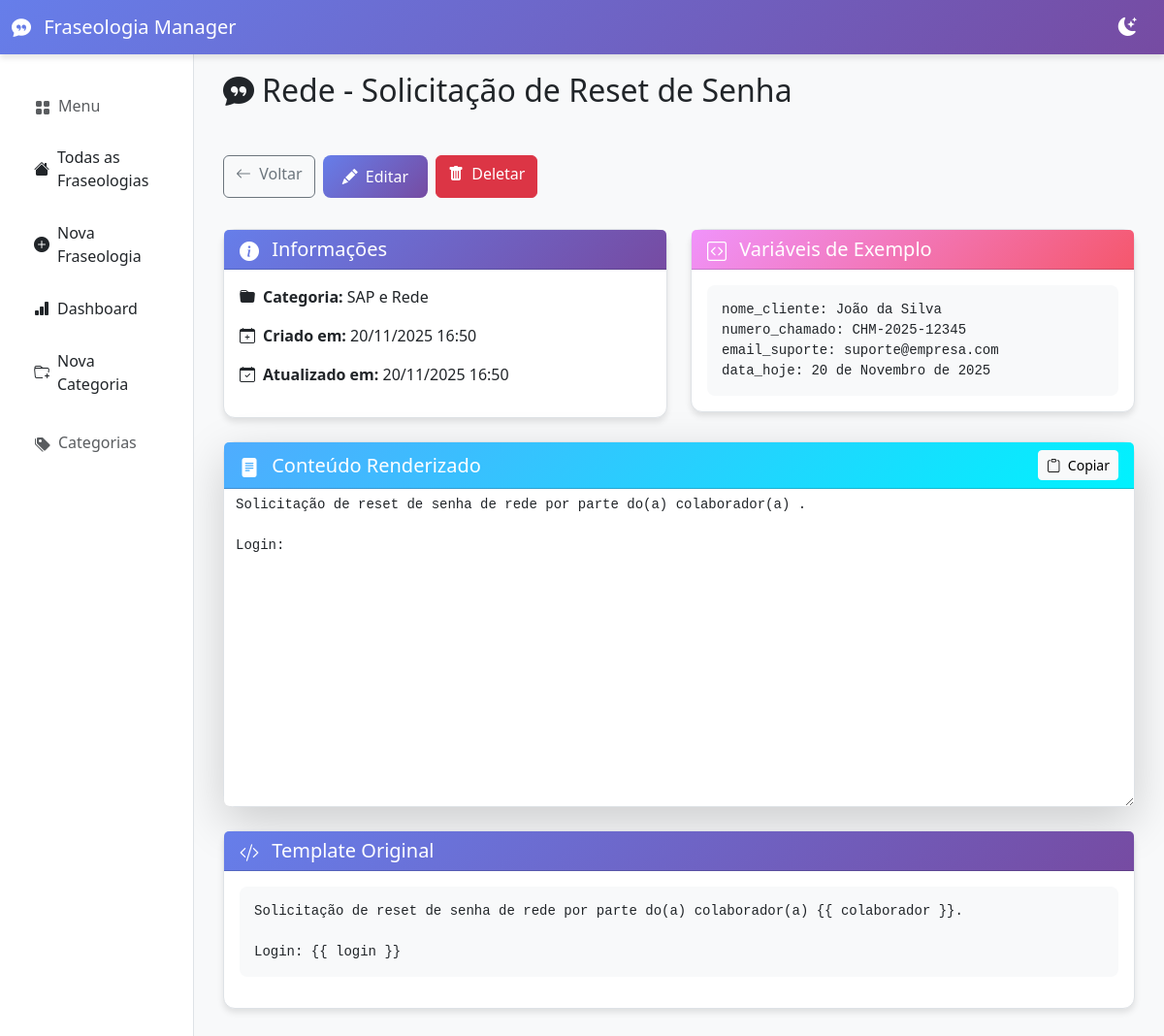
Screenshot of /fraseologia/8/ with the database file from the repository.
### frases/models.py (models this page shows, shortened)
class Fraseologia(models.Model):
    titulo = models.CharField(max_length=200, unique=True, verbose_name="Título da Fraseologia")
    categoria = models.ForeignKey(Categoria, on_delete=models.CASCADE, verbose_name="Categoria")
    conteudo_template = models.TextField(verbose_name="Conteúdo do Template")
    data_criacao = models.DateTimeField(auto_now_add=True, verbose_name="Data de Criação")
    data_atualizacao = models.DateTimeField(auto_now=True, verbose_name="Última Atualização")
    class Meta:
        verbose_name = "Fraseologia"
        verbose_name_plural = "Fraseologias"
        ordering = ["titulo"]

class Categoria(models.Model):
    nome = models.CharField(max_length=100, unique=True, verbose_name="Nome da Categoria")
    class Meta:
        verbose_name = "Categoria"
        verbose_name_plural = "Categorias"

### frases/views.py (the view)
# urls.py: path('fraseologia/<int:pk>/', views.detalhe_fraseologia, name='detalhe_fraseologia'),
def detalhe_fraseologia(request, pk):
    fraseologia = get_object_or_404(Fraseologia, pk=pk)
    template_content = fraseologia.conteudo_template
    exemplo_contexto = {
        'nome_cliente': 'João da Silva',
        'numero_chamado': 'CHM-2025-12345',
        'email_suporte': 'suporte@empresa.com',
        'data_hoje': '20 de Novembro de 2025',
    }
    try:
        template = Template(template_content)
        rendered_content = template.render(Context(exemplo_contexto))
    except Exception as e:
        rendered_content = f"Erro ao renderizar template: {str(e)}"
    context = {
        'fraseologia': fraseologia,
        'titulo': fraseologia.titulo,
        'rendered_content': rendered_content,
        'exemplo_contexto': exemplo_contexto,
    }
    return render(request, 'frases/detalhe_fraseologia.html', context)

### frases/templates/frases/detalhe_fraseologia.html (shortened to what this page needs)
{% extends "base.html" %}
{% block page_title %}
    <i class="bi bi-chat-quote-fill me-2"></i>{{ fraseologia.titulo }}
{% endblock %}
{% block content %}
    <div class="row fade-in">
        <div class="col-md-12 mb-3">
            <div class="d-flex gap-2 mb-3">
                <a href="{% url 'frases:lista_fraseologias' %}" class="btn btn-outline-secondary">
                    <i class="bi bi-arrow-left me-1"></i>
                    Voltar
                </a>
                <a href="{% url 'frases:editar_fraseologia' fraseologia.pk %}" class="btn btn-gradient">
                    <i class="bi bi-pencil-fill me-1"></i>
                    Editar
                </a>
                <a href="{% url 'frases:deletar_fraseologia' fraseologia.pk %}" class="btn btn-danger">
                    <i class="bi bi-trash-fill me-1"></i>
                    Deletar
                </a>
            </div>
        </div>
    </div>
    <div class="row fade-in">
        <div class="col-md-6 mb-4">
            <div class="card">
                <div class="card-header" style="background: var(--primary-gradient); color: white;">
                    <h5 class="mb-0">
                        <i class="bi bi-info-circle-fill me-2"></i>
                        Informações
                    </h5>
                </div>
                <div class="card-body">
                    <p><strong><i class="bi bi-folder-fill me-2"></i>Categoria:</strong> {{ fraseologia.categoria.nome }}</p>
                    <p><strong><i class="bi bi-calendar-plus me-2"></i>Criado em:</strong> {{ fraseologia.data_criacao|date:"d/m/Y H:i" }}</p>
                    <p><strong><i class="bi bi-calendar-check me-2"></i>Atualizado em:</strong> {{ fraseologia.data_atualizacao|date:"d/m/Y H:i" }}</p>
                </div>
            </div>
        </div>
        <div class="col-md-6 mb-4">
            <div class="card">
                <div class="card-header" style="background: var(--secondary-gradient); color: white;">
                    <h5 class="mb-0">
                        <i class="bi bi-code-square me-2"></i>
                        Variáveis de Exemplo
                    </h5>
                </div>
                <div class="card-body">
                    <pre class="mb-0" style="background: var(--bg-color); padding: 15px; border-radius: 8px; color: var(--text-color);">{% for key, value in exemplo_contexto.items %}{{ key }}: {{ value }}
{% endfor %}</pre>
                </div>
            </div>
        </div>
    </div>
    <div class="row fade-in">
        <div class="col-md-12">
            <div class="card shadow-lg">
                <div class="card-header d-flex justify-content-between align-items-center" style="background: var(--success-gradient); color: white;">
                    <h5 class="mb-0">
                        <i class="bi bi-file-text-fill me-2"></i>
                        Conteúdo Renderizado
                    </h5>
                    <button class="btn btn-light btn-sm" id="btn-copiar">
                        <i class="bi bi-clipboard me-1"></i>
                        Copiar
                    </button>
                </div>
                <div class="card-body p-0">
                    <textarea id="conteudo-fraseologia" class="form-control border-0" rows="15" readonly style="resize: vertical; font-family: 'Courier New', monospace; font-size: 14px; background: var(--card-color); color: var(--text-color);">{{ rendered_content }}</textarea>
                </div>
            </div>
        </div>
    </div>
    <div class="row mt-4 fade-in">
        <div class="col-md-12">
            <div class="card">
                <div class="card-header" style="background: var(--primary-gradient); color: white;">
                    <h5 class="mb-0">
                        <i class="bi bi-code-slash me-2"></i>
                        Template Original
                    </h5>
                </div>
                <div class="card-body">
                    <pre style="background: var(--bg-color); padding: 15px; border-radius: 8px; color: var(--text-color); white-space: pre-wrap;">{{ fraseologia.conteudo_template }}</pre>
                </div>
            </div>
        </div>
    </div>
    <div class="position-fixed bottom-0 end-0 p-3" style="z-index: 11">
    </div>
{% endblock %}

### templates/base.html (style rules this page uses)
:root { --primary-gradient: linear-gradient(135deg, #667eea 0%, #764ba2 100%); --secondary-gradient: linear-gradient(135deg, #f093fb 0%, #f5576c 100%); --success-gradient: linear-gradient(135deg, #4facfe 0%, #00f2fe 100%); --dark-bg: #1a1a2e; --dark-card: #16213e; --dark-text: #e4e4e4; --light-bg: #f8f9fa; --light-card: #ffffff; --light-text: #212529; }
[data-theme="light"] { --bg-color: var(--light-bg); --card-color: var(--light-card); --text-color: var(--light-text); --border-color: #dee2e6; }
body { background: var(--bg-color); color: var(--text-color); transition: all 0.3s ease; font-family: 'Segoe UI', Tahoma, Geneva, Verdana, sans-serif; }
.card { background: var(--card-color); border: 1px solid var(--border-color); border-radius: 12px; box-shadow: 0 4px 6px rgba(0, 0, 0, 0.1); transition: all 0.3s ease; }
h1 i, h2 i, h3 i, h4 i, h5 i, h6 i { vertical-align: middle; display: inline-flex; align-items: center; }
.btn-gradient { background: var(--primary-gradient); color: white; border: none; border-radius: 8px; padding: 10px 20px; transition: all 0.3s ease; }
.fade-in { animation: fadeIn 0.5s ease; }

### rows the page displays
Fraseologia: titulo "Rede - Solicitação de Reset de Senha", categoria.nome "SAP e Rede", data_criacao "20/11/2025 16:50", data_atualizacao "20/11/2025 16:50", conteudo_template "Solicitação de reset de senha de rede por parte do(a) colaborador(a) {{ colaborador }}. Login: {{ login }}"

### other values shown
{{ key }} "nome_cliente" "numero_chamado" "email_suporte" "data_hoje"
{{ value }} "João da Silva" "CHM-2025-12345" "suporte@empresa.com" "20 de Novembro de 2025"
